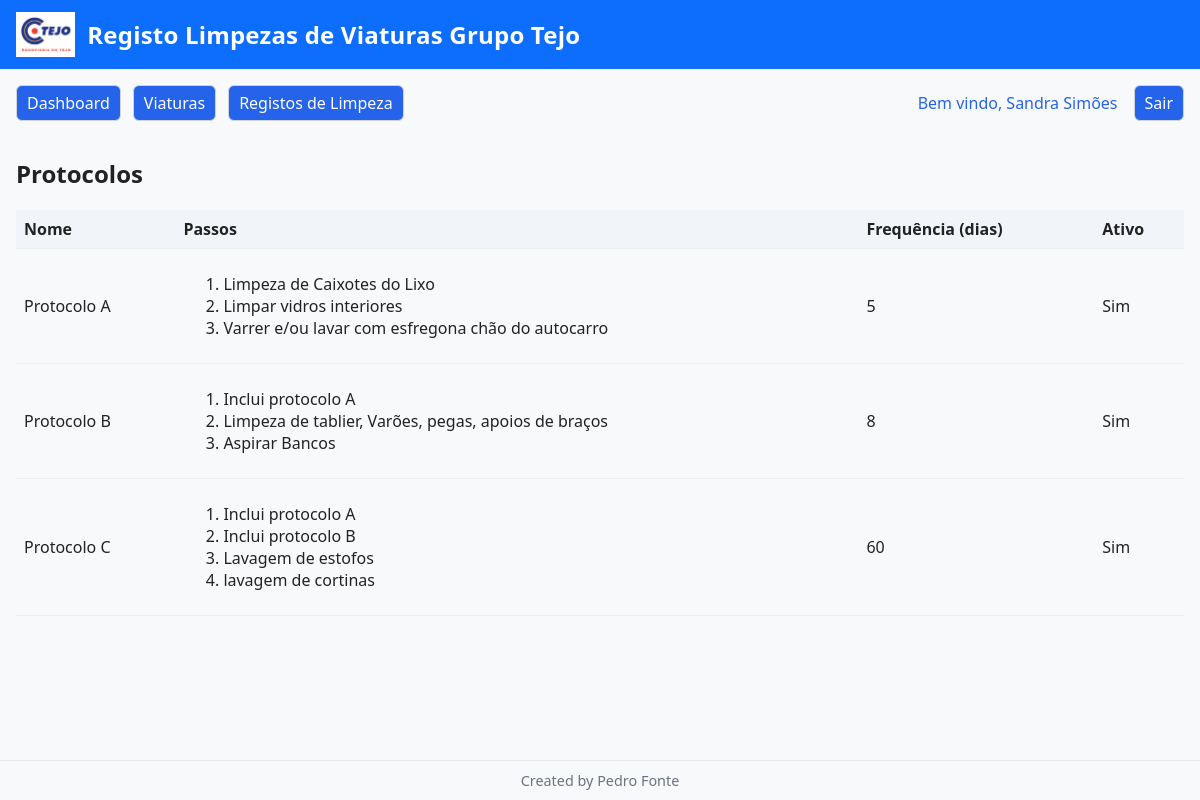
Page /protocolos (signed in) on the committed database.
### tables this page shows
CREATE TABLE protocolos (
            id INTEGER PRIMARY KEY AUTOINCREMENT,
            nome TEXT NOT NULL UNIQUE,
            passos_json TEXT NOT NULL,
            frequencia_dias INTEGER,
            ativo INTEGER DEFAULT 1,
            criado_em TEXT DEFAULT CURRENT_TIMESTAMP
        , custo_limpeza REAL DEFAULT 25);

### app.py (the view)
@app.route("/protocolos")
@login_required
@require_perm("protocolos:view")
def protocolos():
    conn = get_conn()
    cur = conn.cursor()
    cur.execute("SELECT * FROM protocolos ORDER BY nome")
    ps = [dict(r) for r in cur.fetchall()]
    conn.close()
    return render_template("protocolos.html", protocolos=ps, signature=APP_SIGNATURE)

### app.py (called while the page is built)
def get_conn():
    db_url = os.environ.get("DATABASE_URL")
    if db_url and psycopg2:
        conn = psycopg2.connect(db_url, cursor_factory=psycopg2.extras.RealDictCursor)
        return conn
    else:
        conn = sqlite3.connect(DB_PATH)
        conn.row_factory = sqlite3.Row
        return conn

@app.template_filter("loadjson")
def _filter_loadjson(value):
    try:
        return json.loads(value or "{}")
    except Exception:
        return {}

def login_required(fn):
    from functools import wraps
    @wraps(fn)
    def wrapper(*args, **kwargs):
        if not session.get("user_id"):
            return redirect(url_for("login"))
        return fn(*args, **kwargs)
    return wrapper

def normalize_role(role: str) -> str:
    r = (role or "leitura").lower().strip()
    return r if r in PERMISSIONS else "leitura"

def has_perm(role: str, perm: str) -> bool:
    role = normalize_role(role)
    perms = PERMISSIONS.get(role, set())
    if "*" in perms: return True
    if perm in perms: return True
    if ":" in perm and (perm.split(":",1)[0] + ":*") in perms: return True
    return False

def user_can(perm: str) -> bool:
    return has_perm(normalize_role(session.get("role")), perm)

def require_perm(perm: str):
    from functools import wraps
    def deco(fn):
        @wraps(fn)
        def wrapper(*args, **kwargs):
            if not session.get("user_id"):
                return redirect(url_for("login"))
            if not user_can(perm):
                flash("Sem permissões para esta ação.", "danger")
                return redirect(url_for("sem_permissao"))
            return fn(*args, **kwargs)
        return wrapper
    return deco

@app.context_processor
def inject_can():
    return {
        "can": user_can,
        "signature": APP_SIGNATURE,
        "app_title": APP_TITLE,
    }

### templates/protocolos.html (shortened to what this page needs)
{% extends "base.html" %}
{% block content %}
  <h2>Protocolos</h2>
  <table>
    <thead>
      <tr>
        <th>Nome</th>
        <th>Passos</th>
        <th>Frequência (dias)</th>
        <th>Ativo</th>
      </tr>
    </thead>
    <tbody>
      {% for p in protocolos %}
      <tr>
        <td>{{ p.nome }}</td>
        <td>
          {% set data = p.passos_json|loadjson %}
          {% if data and data.passos %}
            <ol>
              {% for step in data.passos %}
                <li>{{ step }}</li>
              {% endfor %}
            </ol>
          {% else %}
            <span class="muted">sem passos</span>
          {% endif %}
        </td>
        <td>{{ p.frequencia_dias or "—" }}</td>
        <td>{{ "Sim" if p.ativo==1 else "Não" }}</td>
      </tr>
      {% endfor %}
    </tbody>
  </table>
{% endblock %}

### templates/base.html (style rules this page uses)
html, body { height: 100%; }
body { min-height: 100vh; display: flex; flex-direction: column; margin: 0; font-family: system-ui, Segoe UI, Roboto, sans-serif; background: #f8f9fb; color: #222; }
table { width: 100%; border-collapse: collapse; }
th, td { padding: 8px; border-bottom: 1px solid #eee; text-align: left; }
thead th { background: #f1f5f9; }

### rows in the picture
protocolos: nome "Protocolo A", passos "Limpeza de Caixotes do Lixo" "Limpar vidros interiores" "Varrer e/ou lavar com esfregona chão do autocarro", frequencia_dias "5", ativo "Sim"
protocolos: nome "Protocolo B", passos "Inclui protocolo A" "Limpeza de tablier, Varões, pegas, apoios de braços" "Aspirar Bancos", frequencia_dias "8", ativo "Sim"
protocolos: nome "Protocolo C", passos "Inclui protocolo A" "Inclui protocolo B" "Lavagem de estofos" "lavagem de cortinas", frequencia_dias "60", ativo "Sim"

### other values in the picture
{{ app_title or 'registo de Limpezas grupo Tejo' }} "Registo Limpezas de Viaturas Grupo Tejo"
{{ session.get('username') }} "Sandra Simões"
{{ signature or 'Created by Pedro Fonte' }} "Created by Pedro Fonte"
